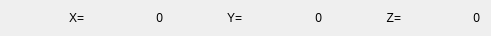
        <widget class="QWidget" name="poseCurrentRowXYZ">
         <property name="geometry">
          <rect>
           <x>10</x>
           <y>20</y>
           <width>491</width>
           <height>22</height>
          </rect>
         </property>
         <layout class="QHBoxLayout" name="poseRow_XYZ_current">
          <item>
           <widget class="QLabel" name="poseLabel_X_2">
            <property name="minimumSize">
             <size>
              <width>28</width>
              <height>0</height>
             </size>
            </property>
            <property name="text">
             <string>X=</string>
            </property>
            <property name="alignment">
             <set>Qt::AlignmentFlag::AlignRight|Qt::AlignmentFlag::AlignTrailing|Qt::AlignmentFlag::AlignVCenter</set>
            </property>
           </widget>
          </item>
          <item>
           <widget class="QLabel" name="poseValue_X">
            <property name="minimumSize">
             <size>
              <width>28</width>
              <height>0</height>
             </size>
            </property>
            <property name="text">
             <string>0</string>
            </property>
            <property name="alignment">
             <set>Qt::AlignmentFlag::AlignRight|Qt::AlignmentFlag::AlignTrailing|Qt::AlignmentFlag::AlignVCenter</set>
            </property>
           </widget>
          </item>
          <item>
           <widget class="QLabel" name="poseLabel_Y_2">
            <property name="minimumSize">
             <size>
              <width>28</width>
              <height>0</height>
             </size>
            </property>
            <property name="text">
             <string>Y=</string>
            </property>
            <property name="alignment">
             <set>Qt::AlignmentFlag::AlignRight|Qt::AlignmentFlag::AlignTrailing|Qt::AlignmentFlag::AlignVCenter</set>
            </property>
           </widget>
          </item>
          <item>
           <widget class="QLabel" name="poseValue_Y">
            <property name="minimumSize">
             <size>
              <width>28</width>
              <height>0</height>
             </size>
            </property>
            <property name="text">
             <string>0</string>
            </property>
            <property name="alignment">
             <set>Qt::AlignmentFlag::AlignRight|Qt::AlignmentFlag::AlignTrailing|Qt::AlignmentFlag::AlignVCenter</set>
            </property>
           </widget>
          </item>
          <item>
           <widget class="QLabel" name="poseLabel_Z_2">
            <property name="minimumSize">
             <size>
              <width>28</width>
              <height>0</height>
             </size>
            </property>
            <property name="text">
             <string>Z=</string>
            </property>
            <property name="alignment">
             <set>Qt::AlignmentFlag::AlignRight|Qt::AlignmentFlag::AlignTrailing|Qt::AlignmentFlag::AlignVCenter</set>
            </property>
           </widget>
          </item>
          <item>
           <widget class="QLabel" name="poseValue_Z">
            <property name="minimumSize">
             <size>
              <width>28</width>
              <height>0</height>
             </size>
            </property>
            <property name="text">
             <string>0</string>
            </property>
            <property name="alignment">
             <set>Qt::AlignmentFlag::AlignRight|Qt::AlignmentFlag::AlignTrailing|Qt::AlignmentFlag::AlignVCenter</set>
            </property>
           </widget>
          </item>
         </layout>
        </widget>
